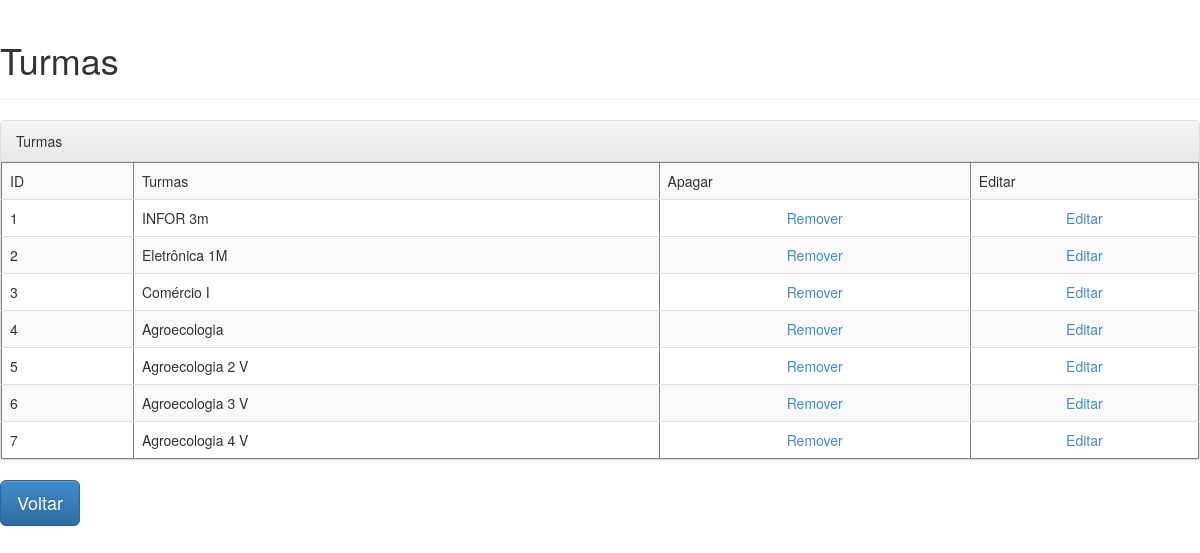
The page /lista_turma on the database its author committed.
### projeto/models.py (models this page shows, shortened)
class Turma(db.Model):
	__tablename__ = 'turma'
	_id = db.Column(db.Integer, primary_key=True, autoincrement=True)
	turma = db.Column(db.String(12), unique=True)

### projeto/views/home.py (the view)
@home.route("/lista_turma")
def lista_turma():
	turmas = Turma.query.all()
	return render_template("home/lista_turma.html", turmas=turmas)

### projeto/templates/home/lista_turma.html (shortened to what this page needs)
<!DOCTYPE html>
<html>
	<head>
		<link rel="stylesheet" href="static/css/bootstrap.min.css">
		<link rel="stylesheet" href="static/css/bootstrap-theme.min.css">
	<body>
		<div class="page-header">
			<h1>Turmas</h1>
		</div>
    <div class="panel panel-default">
      <div class="panel-heading">Turmas</div>
        <table class="table table-striped" border="1">
          <tr>
          <td>ID</td>
          <td>Turmas</td>
          <td>Apagar</td>
          <td>Editar</td>
        </tr>
        {% for turma in turmas %}
          <tr>
            <td>{{ turma._id }}</td>
            <td>{{ turma.turma }}</td>
            <td><center><a href="#">Remover</a></center></td>
            <td><center><a href="#">Editar</a></center></td>
          </tr>
        {% endfor %}
        </table>
      </div>
		<a class="btn btn-primary btn-lg" href="{{ url_for('home.login') }}" role="button">Voltar</a>
	</body>
</html>

### rows shown on the page
Turma: _id "1", turma "INFOR 3m"
Turma: _id "2", turma "Eletrônica 1M"
Turma: _id "3", turma "Comércio I"
Turma: _id "4", turma "Agroecologia"
Turma: _id "5", turma "Agroecologia 2 V"
Turma: _id "6", turma "Agroecologia 3 V"
Turma: _id "7", turma "Agroecologia 4 V"
